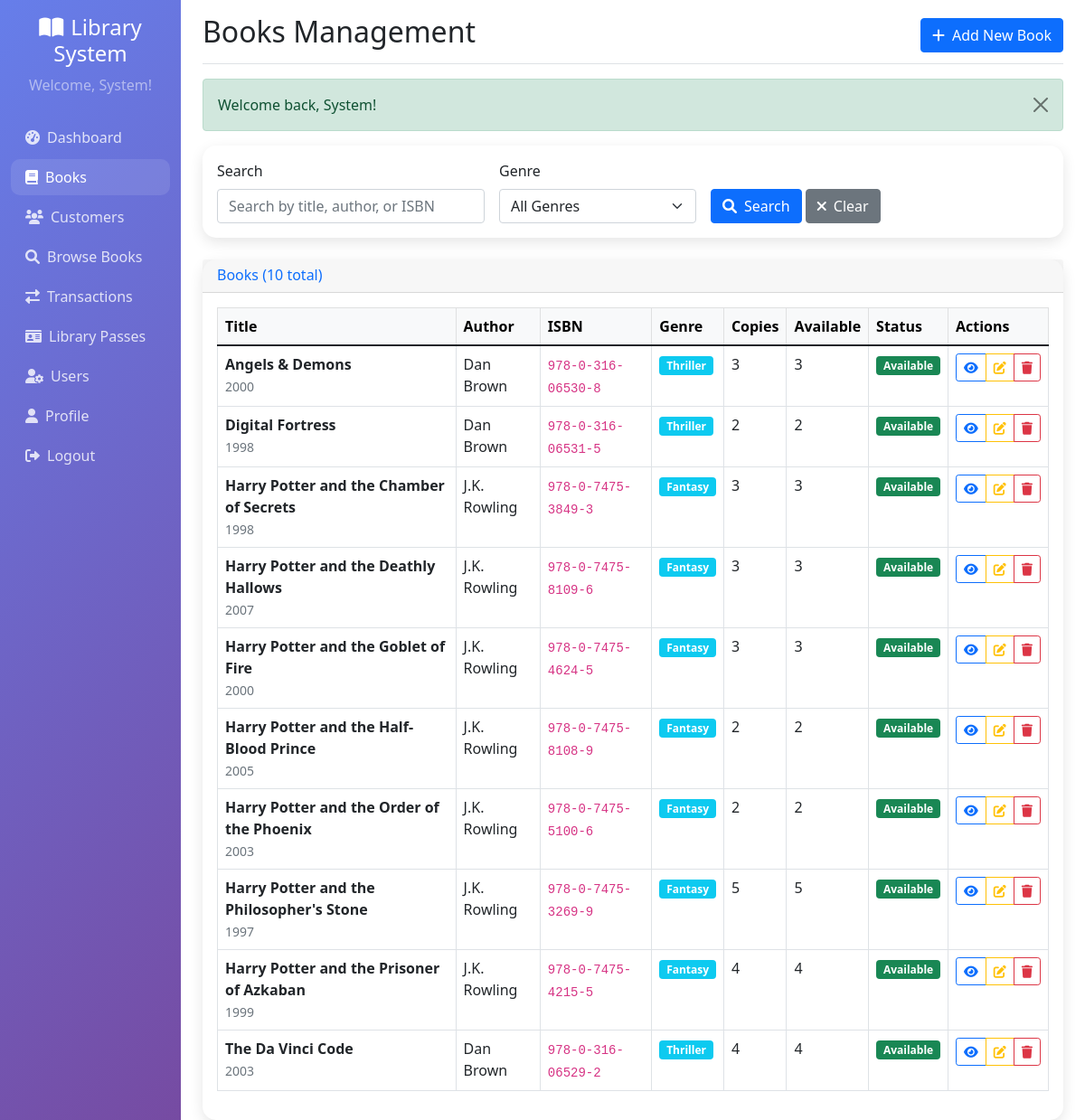
The app's page /books/index.php (signed in) with its own data.
### tables this page shows
CREATE TABLE books (
    id INT PRIMARY KEY AUTO_INCREMENT,
    isbn VARCHAR(20) UNIQUE NOT NULL,
    title VARCHAR(255) NOT NULL,
    author VARCHAR(255) NOT NULL,
    publisher VARCHAR(255),
    publication_year INT,
    genre VARCHAR(100),
    description TEXT,
    total_copies INT NOT NULL DEFAULT 1,
    available_copies INT NOT NULL DEFAULT 1,
    location VARCHAR(100),
    price DECIMAL(10,2),
    created_at TIMESTAMP DEFAULT CURRENT_TIMESTAMP,
    updated_at TIMESTAMP DEFAULT CURRENT_TIMESTAMP ON UPDATE CURRENT_TIMESTAMP
);

### books/index.php (the view, shortened to what this page needs)
<?php
require_once '../includes/functions.php';
$pdo = getConnection();
$search = isset($_GET['search']) ? sanitizeInput($_GET['search']) : '';
$params = [];
$where_clause = '';
$page = isset($_GET['page']) ? (int)$_GET['page'] : 1;
$per_page = 10;
$offset = ($page - 1) * $per_page;
$count_query = "SELECT COUNT(*) as total FROM books b $where_clause";
$stmt = $pdo->prepare($count_query);
$stmt->execute($params);
$total_books = $stmt->fetch()['total'];
$query = "
    SELECT b.*,
           (SELECT COUNT(*) FROM book_issues bi WHERE bi.book_id = b.id AND bi.status = 'issued') as issued_count
    FROM books b
    $where_clause
    ORDER BY b.title
    LIMIT $per_page OFFSET $offset
";
$stmt = $pdo->prepare($query);
$stmt->execute($params);
$books = $stmt->fetchAll();
?>
<!DOCTYPE html>
<html lang="en">
<head>
    <link href="https://cdn.jsdelivr.net/npm/bootstrap@5.1.3/dist/css/bootstrap.min.css" rel="stylesheet">
    <link href="https://cdnjs.cloudflare.com/ajax/libs/font-awesome/6.0.0/css/all.min.css" rel="stylesheet">
</head>
<body>
    <div class="container-fluid">
        <div class="row">
            <nav class="col-md-3 col-lg-2 d-md-block sidebar collapse">
                <div class="position-sticky pt-3">
                    <div class="text-center mb-4">
                        <h4 class="text-white"><i class="fas fa-book-open me-2"></i>Library System</h4>
                        <p class="text-white-50">Welcome, <?php echo $_SESSION['first_name']; ?>!</p>
                    </div>
                    <ul class="nav flex-column">
                        <li class="nav-item">
                            <a class="nav-link" href="../dashboard.php">
                                <i class="fas fa-tachometer-alt me-2"></i>Dashboard
                            </a>
                        </li>
                        <li class="nav-item">
                            <a class="nav-link active" href="index.php">
                                <i class="fas fa-book me-2"></i>Books
                            </a>
                        </li>
                        <li class="nav-item">
                            <a class="nav-link" href="../customers/">
                                <i class="fas fa-users me-2"></i>Customers
                            </a>
                        </li>
                        <li class="nav-item">
                            <a class="nav-link" href="browse.php">
                                <i class="fas fa-search me-2"></i>Browse Books
                            </a>
                        </li>
                        <li class="nav-item">
                            <a class="nav-link" href="../transactions/">
                                <i class="fas fa-exchange-alt me-2"></i>Transactions
                            </a>
                        </li>
                        <li class="nav-item">
                            <a class="nav-link" href="../passes/">
                                <i class="fas fa-id-card me-2"></i>Library Passes
                            </a>
                        </li>
                        <?php if (isAdmin()): ?>
                        <li class="nav-item">
                            <a class="nav-link" href="../users/">
                                <i class="fas fa-user-cog me-2"></i>Users
                            </a>
                        </li>
                        <?php endif; ?>
                        <li class="nav-item">
                            <a class="nav-link" href="../profile.php">
                                <i class="fas fa-user me-2"></i>Profile
                            </a>
                        </li>
                        <li class="nav-item">
                            <a class="nav-link" href="../auth/logout.php">
                                <i class="fas fa-sign-out-alt me-2"></i>Logout
                            </a>
                        </li>
                    </ul>
                </div>
            </nav>
            <main class="col-md-9 ms-sm-auto col-lg-10 px-md-4">
                <div class="d-flex justify-content-between flex-wrap flex-md-nowrap align-items-center pt-3 pb-2 mb-3 border-bottom">
                    <h1 class="h2">Books Management</h1>
                    <div class="btn-toolbar mb-2 mb-md-0">
                        <a href="add.php" class="btn btn-primary">
                            <i class="fas fa-plus me-2"></i>Add New Book
                        </a>
                    </div>
                </div>
                <?php
                $flash = getFlashMessage();
                if ($flash):
                ?>
                    <div class="alert alert-<?php echo $flash['type']; ?> alert-dismissible fade show" role="alert">
                        <?php echo $flash['message']; ?>
                        <button type="button" class="btn-close" data-bs-dismiss="alert"></button>
                    </div>
                <?php endif; ?>
                <div class="card mb-4">
                    <div class="card-body">
                        <form method="GET" class="row g-3">
                            <div class="col-md-4">
                                <label for="search" class="form-label">Search</label>
                                <input type="text" class="form-control" id="search" name="search"
                                       value="<?php echo htmlspecialchars($search); ?>"
                                       placeholder="Search by title, author, or ISBN">
                            </div>
                            <div class="col-md-3">
                                <label for="genre" class="form-label">Genre</label>
                                <select class="form-select" id="genre" name="genre">
                                    <option value="">All Genres</option>
                                </select>
                            </div>
                            <div class="col-md-3">
                                <label class="form-label">&nbsp;</label>
                                <div>
                                    <button type="submit" class="btn btn-primary">
                                        <i class="fas fa-search me-2"></i>Search
                                    </button>
                                    <a href="index.php" class="btn btn-secondary">
                                        <i class="fas fa-times me-2"></i>Clear
                                    </a>
                                </div>
                            </div>
                        </form>
                    </div>
                </div>
                <div class="card">
                    <div class="card-header">
                        <h6 class="m-0 font-weight-bold text-primary">
                            Books (<?php echo $total_books; ?> total)
                        </h6>
                    </div>
                    <div class="card-body">
                        <?php if (empty($books)): ?>
                            <p class="text-muted text-center py-4">No books found.</p>
                        <?php else: ?>
                            <div class="table-responsive">
                                <table class="table table-bordered table-hover">
                                    <thead class="table-light">
                                        <tr>
                                            <th>Title</th>
                                            <th>Author</th>
                                            <th>ISBN</th>
                                            <th>Genre</th>
                                            <th>Copies</th>
                                            <th>Available</th>
                                            <th>Status</th>
                                            <th>Actions</th>
                                        </tr>
                                    </thead>
                                    <tbody>
                                        <?php foreach ($books as $book): ?>
                                            <tr>
                                                <td>
                                                    <strong><?php echo htmlspecialchars($book['title']); ?></strong>
                                                    <?php if ($book['publication_year']): ?>
                                                        <br><small class="text-muted"><?php echo $book['publication_year']; ?></small>
                                                    <?php endif; ?>
                                                </td>
                                                <td><?php echo htmlspecialchars($book['author']); ?></td>
                                                <td><code><?php echo htmlspecialchars($book['isbn']); ?></code></td>
                                                <td>
                                                    <?php if ($book['genre']): ?>
                                                        <span class="badge bg-info"><?php echo htmlspecialchars($book['genre']); ?></span>
                                                    <?php else: ?>
                                                        <span class="text-muted">-</span>
                                                    <?php endif; ?>
                                                </td>
                                                <td><?php echo $book['total_copies']; ?></td>
                                                <td><?php echo $book['available_copies']; ?></td>
                                                <td><?php echo getBookStatus($book['available_copies'], $book['total_copies']); ?></td>
                                                <td>
                                                    <div class="btn-group" role="group">
                                                        <a href="view.php?id=<?php echo $book['id']; ?>"
                                                           class="btn btn-sm btn-outline-primary" title="View">
                                                            <i class="fas fa-eye"></i>
                                                        </a>
                                                        <a href="edit.php?id=<?php echo $book['id']; ?>"
                                                           class="btn btn-sm btn-outline-warning" title="Edit">
                                                            <i class="fas fa-edit"></i>
                                                        </a>
                                                        <a href="delete.php?id=<?php echo $book['id']; ?>"
                                                           class="btn btn-sm btn-outline-danger" title="Delete"
                                                           onclick="return confirm('Are you sure you want to delete this book?')">
                                                            <i class="fas fa-trash"></i>
                                                        </a>
                                                    </div>
                                                </td>
                                            </tr>
                                        <?php endforeach; ?>
                                    </tbody>
                                </table>
                            </div>
                        <?php endif; ?>
                    </div>
                </div>
            </main>
        </div>
    </div>
</body>
</html>

### includes/functions.php (shortened to what this page needs)
<?php
function isAdmin() {
    return isset($_SESSION['role']) && $_SESSION['role'] === 'admin';
}
function getFlashMessage() {
    if (isset($_SESSION['flash'])) {
        $flash = $_SESSION['flash'];
        return $flash;
    }
    return null;
}
function getBookStatus($available, $total) {
    if ($available > 0) {
        return '<span class="badge bg-success">Available</span>';
    } else {
        return '<span class="badge bg-danger">Not Available</span>';
    }
}
?>

### books/index.php (style rules this page uses)
.sidebar { min-height: 100vh; background: linear-gradient(135deg, #667eea 0%, #764ba2 100%); }
.sidebar .nav-link { color: rgba(255, 255, 255, 0.8); border-radius: 10px; margin: 2px 0; }
.sidebar .nav-link:hover, .sidebar .nav-link.active { color: white; background: rgba(255, 255, 255, 0.1); }
.card { border-radius: 15px; border: none; box-shadow: 0 5px 15px rgba(0, 0, 0, 0.1); }

### records on screen
books: title "Angels & Demons", publication_year "2000", author "Dan Brown", isbn "978-0-316-06530-8", genre "Thriller", total_copies "3", available_copies "3", shows "Available"
books: title "Digital Fortress", publication_year "1998", author "Dan Brown", isbn "978-0-316-06531-5", genre "Thriller", total_copies "2", available_copies "2", shows "Available"
books: title "Harry Potter and the Chamber of Secrets", publication_year "1998", author "J.K. Rowling", isbn "978-0-7475-3849-3", genre "Fantasy", total_copies "3", available_copies "3", shows "Available"
books: title "Harry Potter and the Deathly Hallows", publication_year "2007", author "J.K. Rowling", isbn "978-0-7475-8109-6", genre "Fantasy", total_copies "3", available_copies "3", shows "Available"
books: title "Harry Potter and the Goblet of Fire", publication_year "2000", author "J.K. Rowling", isbn "978-0-7475-4624-5", genre "Fantasy", total_copies "3", available_copies "3", shows "Available"
books: title "Harry Potter and the Half-Blood Prince", publication_year "2005", author "J.K. Rowling", isbn "978-0-7475-8108-9", genre "Fantasy", total_copies "2", available_copies "2", shows "Available"
books: title "Harry Potter and the Order of the Phoenix", publication_year "2003", author "J.K. Rowling", isbn "978-0-7475-5100-6", genre "Fantasy", total_copies "2", available_copies "2", shows "Available"
books: title "Harry Potter and the Philosopher's Stone", publication_year "1997", author "J.K. Rowling", isbn "978-0-7475-3269-9", genre "Fantasy", total_copies "5", available_copies "5", shows "Available"
books: title "Harry Potter and the Prisoner of Azkaban", publication_year "1999", author "J.K. Rowling", isbn "978-0-7475-4215-5", genre "Fantasy", total_copies "4", available_copies "4", shows "Available"
books: title "The Da Vinci Code", publication_year "2003", author "Dan Brown", isbn "978-0-316-06529-2", genre "Thriller", total_copies "4", available_copies "4", shows "Available"

### other values on screen
$_SESSION['first_name'] "System"
$flash['message'] "Welcome back, System!"
$total_books "10"
